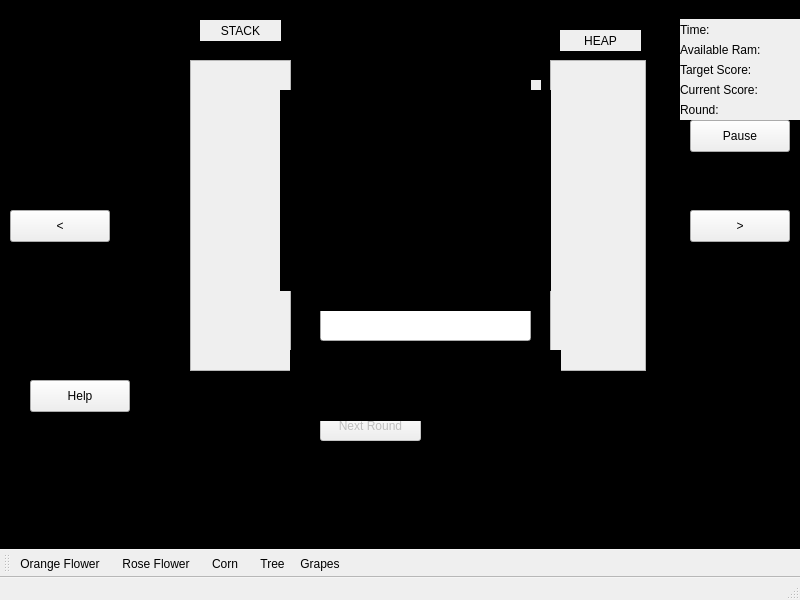
<?xml version="1.0" encoding="UTF-8"?>
<ui version="4.0">
 <class>MainWindow</class>
 <widget class="QMainWindow" name="MainWindow">
  <property name="geometry">
   <rect>
    <x>0</x>
    <y>0</y>
    <width>800</width>
    <height>600</height>
   </rect>
  </property>
  <property name="windowTitle">
   <string>MainWindow</string>
  </property>
  <property name="windowIcon">
   <iconset resource="Resource.qrc">
    <normaloff>:/Background/Images/Background.png</normaloff>:/Background/Images/Background.png</iconset>
  </property>
  <widget class="QWidget" name="centralwidget">
   <property name="styleSheet">
    <string notr="true">#centralwidget {background-image: url(:/Background/Images/Background.png);}</string>
   </property>
   <widget class="ScrollArea" name="scrollArea">
    <property name="geometry">
     <rect>
      <x>190</x>
      <y>60</y>
      <width>101</width>
      <height>311</height>
     </rect>
    </property>
    <property name="autoFillBackground">
     <bool>false</bool>
    </property>
    <property name="styleSheet">
     <string notr="true">background-image: url(:/Background/Images/Dirt.png);</string>
    </property>
    <property name="widgetResizable">
     <bool>true</bool>
    </property>
    <widget class="QWidget" name="scrollAreaWidgetContents">
     <property name="geometry">
      <rect>
       <x>0</x>
       <y>0</y>
       <width>99</width>
       <height>309</height>
      </rect>
     </property>
     <layout class="QHBoxLayout" name="horizontalLayout_2">
      <item>
       <layout class="QVBoxLayout" name="stackLayout"/>
      </item>
     </layout>
    </widget>
   </widget>
   <widget class="ScrollArea" name="scrollArea_2">
    <property name="geometry">
     <rect>
      <x>550</x>
      <y>60</y>
      <width>96</width>
      <height>311</height>
     </rect>
    </property>
    <property name="styleSheet">
     <string notr="true">background-image: url(:/Background/Images/Dirt.png);</string>
    </property>
    <property name="widgetResizable">
     <bool>true</bool>
    </property>
    <widget class="QWidget" name="scrollAreaWidgetContents_2">
     <property name="geometry">
      <rect>
       <x>0</x>
       <y>0</y>
       <width>94</width>
       <height>309</height>
      </rect>
     </property>
     <layout class="QVBoxLayout" name="verticalLayout_4">
      <item>
       <layout class="QVBoxLayout" name="heapLayout"/>
      </item>
     </layout>
    </widget>
   </widget>
   <widget class="QLabel" name="label">
    <property name="geometry">
     <rect>
      <x>200</x>
      <y>20</y>
      <width>81</width>
      <height>21</height>
     </rect>
    </property>
    <property name="autoFillBackground">
     <bool>true</bool>
    </property>
    <property name="text">
     <string>STACK</string>
    </property>
    <property name="alignment">
     <set>Qt::AlignCenter</set>
    </property>
   </widget>
   <widget class="QLabel" name="label_2">
    <property name="geometry">
     <rect>
      <x>560</x>
      <y>30</y>
      <width>81</width>
      <height>21</height>
     </rect>
    </property>
    <property name="autoFillBackground">
     <bool>true</bool>
    </property>
    <property name="text">
     <string>HEAP</string>
    </property>
    <property name="alignment">
     <set>Qt::AlignCenter</set>
    </property>
   </widget>
   <widget class="QLineEdit" name="lineEdit">
    <property name="geometry">
     <rect>
      <x>320</x>
      <y>290</y>
      <width>211</width>
      <height>51</height>
     </rect>
    </property>
    <property name="autoFillBackground">
     <bool>false</bool>
    </property>
   </widget>
   <widget class="QLabel" name="label_3">
    <property name="geometry">
     <rect>
      <x>390</x>
      <y>270</y>
      <width>61</width>
      <height>16</height>
     </rect>
    </property>
    <property name="autoFillBackground">
     <bool>true</bool>
    </property>
    <property name="text">
     <string>Your Input</string>
    </property>
    <property name="alignment">
     <set>Qt::AlignCenter</set>
    </property>
   </widget>
   <widget class="QLabel" name="centerTextDisplayBox">
    <property name="geometry">
     <rect>
      <x>310</x>
      <y>80</y>
      <width>231</width>
      <height>191</height>
     </rect>
    </property>
    <property name="autoFillBackground">
     <bool>true</bool>
    </property>
    <property name="text">
     <string/>
    </property>
   </widget>
   <widget class="QPushButton" name="startButton">
    <property name="geometry">
     <rect>
      <x>320</x>
      <y>370</y>
      <width>100</width>
      <height>32</height>
     </rect>
    </property>
    <property name="autoFillBackground">
     <bool>true</bool>
    </property>
    <property name="styleSheet">
     <string notr="true"/>
    </property>
    <property name="text">
     <string>Start Game</string>
    </property>
   </widget>
   <widget class="QPushButton" name="nextSlide">
    <property name="geometry">
     <rect>
      <x>690</x>
      <y>210</y>
      <width>100</width>
      <height>32</height>
     </rect>
    </property>
    <property name="text">
     <string>&gt;</string>
    </property>
   </widget>
   <widget class="QPushButton" name="previousSlide">
    <property name="geometry">
     <rect>
      <x>10</x>
      <y>210</y>
      <width>100</width>
      <height>32</height>
     </rect>
    </property>
    <property name="text">
     <string>&lt;</string>
    </property>
   </widget>
   <widget class="QLabel" name="timerLabel">
    <property name="geometry">
     <rect>
      <x>680</x>
      <y>19</y>
      <width>121</width>
      <height>21</height>
     </rect>
    </property>
    <property name="autoFillBackground">
     <bool>true</bool>
    </property>
    <property name="text">
     <string>Time:</string>
    </property>
    <property name="scaledContents">
     <bool>true</bool>
    </property>
    <property name="wordWrap">
     <bool>true</bool>
    </property>
   </widget>
   <widget class="QLabel" name="currentRamLabel">
    <property name="geometry">
     <rect>
      <x>680</x>
      <y>40</y>
      <width>121</width>
      <height>20</height>
     </rect>
    </property>
    <property name="autoFillBackground">
     <bool>true</bool>
    </property>
    <property name="text">
     <string>Available Ram:</string>
    </property>
   </widget>
   <widget class="QLabel" name="targetScoreLabel">
    <property name="geometry">
     <rect>
      <x>680</x>
      <y>60</y>
      <width>121</width>
      <height>20</height>
     </rect>
    </property>
    <property name="autoFillBackground">
     <bool>true</bool>
    </property>
    <property name="text">
     <string>Target Score:</string>
    </property>
   </widget>
   <widget class="QPushButton" name="helpButton">
    <property name="geometry">
     <rect>
      <x>30</x>
      <y>380</y>
      <width>100</width>
      <height>32</height>
     </rect>
    </property>
    <property name="text">
     <string>Help</string>
    </property>
   </widget>
   <widget class="QPushButton" name="hintButton">
    <property name="enabled">
     <bool>false</bool>
    </property>
    <property name="geometry">
     <rect>
      <x>470</x>
      <y>260</y>
      <width>61</width>
      <height>31</height>
     </rect>
    </property>
    <property name="autoFillBackground">
     <bool>true</bool>
    </property>
    <property name="text">
     <string>Hint</string>
    </property>
   </widget>
   <widget class="QLabel" name="startLabel">
    <property name="enabled">
     <bool>true</bool>
    </property>
    <property name="geometry">
     <rect>
      <x>0</x>
      <y>0</y>
      <width>801</width>
      <height>581</height>
     </rect>
    </property>
    <property name="styleSheet">
     <string notr="true">background-color: black</string>
    </property>
    <property name="text">
     <string/>
    </property>
   </widget>
   <widget class="QLabel" name="CurrentScoreLabel">
    <property name="geometry">
     <rect>
      <x>680</x>
      <y>80</y>
      <width>121</width>
      <height>20</height>
     </rect>
    </property>
    <property name="autoFillBackground">
     <bool>true</bool>
    </property>
    <property name="text">
     <string>Current Score:</string>
    </property>
   </widget>
   <widget class="QPushButton" name="startRound">
    <property name="enabled">
     <bool>false</bool>
    </property>
    <property name="geometry">
     <rect>
      <x>320</x>
      <y>410</y>
      <width>101</width>
      <height>31</height>
     </rect>
    </property>
    <property name="text">
     <string>Next Round</string>
    </property>
   </widget>
   <widget class="QPushButton" name="pauseButton">
    <property name="geometry">
     <rect>
      <x>690</x>
      <y>120</y>
      <width>100</width>
      <height>32</height>
     </rect>
    </property>
    <property name="text">
     <string>Pause</string>
    </property>
   </widget>
   <widget class="QLabel" name="RoundLabel">
    <property name="geometry">
     <rect>
      <x>680</x>
      <y>100</y>
      <width>121</width>
      <height>20</height>
     </rect>
    </property>
    <property name="autoFillBackground">
     <bool>true</bool>
    </property>
    <property name="text">
     <string>Round:</string>
    </property>
   </widget>
   <widget class="QLabel" name="tutorialLabel1">
    <property name="geometry">
     <rect>
      <x>310</x>
      <y>50</y>
      <width>221</width>
      <height>261</height>
     </rect>
    </property>
    <property name="styleSheet">
     <string notr="true">background-color: rgb(0, 0, 0);</string>
    </property>
    <property name="text">
     <string>&lt;html&gt;&lt;head/&gt;&lt;body&gt;&lt;p&gt;Welcome to the &lt;/p&gt;&lt;p&gt;memory farming game. &lt;/p&gt;&lt;p&gt;A series of text &lt;/p&gt;&lt;p&gt;boxes will pop up in &lt;/p&gt;&lt;p&gt;the next few rounds to &lt;/p&gt;&lt;p&gt;provide you some information.&lt;/p&gt;&lt;p&gt;Click the resume button on the right&lt;/p&gt;&lt;p&gt;to make the text boxes dissapear and&lt;/p&gt;&lt;p&gt;proceed with the game.&lt;/p&gt;&lt;/body&gt;&lt;/html&gt;</string>
    </property>
   </widget>
   <widget class="QLabel" name="tutorialLabel2">
    <property name="geometry">
     <rect>
      <x>20</x>
      <y>420</y>
      <width>231</width>
      <height>51</height>
     </rect>
    </property>
    <property name="styleSheet">
     <string notr="true">background-color: rgb(0, 0, 0);</string>
    </property>
    <property name="text">
     <string>&lt;html&gt;&lt;head/&gt;&lt;body&gt;&lt;p&gt;Below are a selection of plants.&lt;/p&gt;&lt;p&gt;Click on a plant too see its information.&lt;/p&gt;&lt;/body&gt;&lt;/html&gt;</string>
    </property>
   </widget>
   <widget class="QLabel" name="tutorialLabel3">
    <property name="geometry">
     <rect>
      <x>290</x>
      <y>350</y>
      <width>271</width>
      <height>71</height>
     </rect>
    </property>
    <property name="styleSheet">
     <string notr="true">background-color: rgb(0, 0, 0);</string>
    </property>
    <property name="text">
     <string>&lt;html&gt;&lt;head/&gt;&lt;body&gt;&lt;p&gt;Above is the input text box.&lt;/p&gt;&lt;p&gt;Here you will type the syntax to plant a plant.&lt;/p&gt;&lt;/body&gt;&lt;/html&gt;</string>
    </property>
   </widget>
   <widget class="QLabel" name="tutorialLabel4">
    <property name="geometry">
     <rect>
      <x>290</x>
      <y>110</y>
      <width>261</width>
      <height>181</height>
     </rect>
    </property>
    <property name="styleSheet">
     <string notr="true">background-color: rgb(0, 0, 0);</string>
    </property>
    <property name="text">
     <string>&lt;html&gt;&lt;head/&gt;&lt;body&gt;&lt;p&gt;Remember to read the plant description&lt;/p&gt;&lt;p&gt;and think about if it should go on the&lt;/p&gt;&lt;p&gt;stack or heap. If you are unsure about&lt;/p&gt;&lt;p&gt;the syntax you can click the hint button.&lt;/p&gt;&lt;p&gt;When you are ready to start the first round,&lt;/p&gt;&lt;p&gt;click the resume button on the right.&lt;/p&gt;&lt;/body&gt;&lt;/html&gt;</string>
    </property>
   </widget>
   <widget class="QLabel" name="tutorialLabel6">
    <property name="geometry">
     <rect>
      <x>280</x>
      <y>90</y>
      <width>271</width>
      <height>201</height>
     </rect>
    </property>
    <property name="styleSheet">
     <string notr="true">background-color: rgb(0, 0, 0);</string>
    </property>
    <property name="text">
     <string>&lt;html&gt;&lt;head/&gt;&lt;body&gt;&lt;p&gt;This is not the case with plants planted&lt;/p&gt;&lt;p&gt;on the heap. They will persist through rounds,&lt;/p&gt;&lt;p&gt;but remember, you must harvest heap plants&lt;/p&gt;&lt;p&gt;after [# rounds] in order to recieve points &lt;/p&gt;&lt;p&gt;and get your RAM back. Otherwise, the heap&lt;/p&gt;&lt;p&gt;plants will die and will give you zero points&lt;/p&gt;&lt;p&gt;when harvested.&lt;/p&gt;&lt;/body&gt;&lt;/html&gt;</string>
    </property>
   </widget>
   <widget class="QLabel" name="tutorialLabel5">
    <property name="geometry">
     <rect>
      <x>300</x>
      <y>120</y>
      <width>251</width>
      <height>121</height>
     </rect>
    </property>
    <property name="styleSheet">
     <string notr="true">background-color: rgb(0, 0, 0);</string>
    </property>
    <property name="text">
     <string>&lt;html&gt;&lt;head/&gt;&lt;body&gt;&lt;p&gt;You will notice at the end of each round&lt;/p&gt;&lt;p&gt;the stack plants will automatically harvest.&lt;/p&gt;&lt;p&gt;Think of this as &amp;quot;exiting the scope&amp;quot; that&lt;/p&gt;&lt;p&gt;the plant was stored in.&lt;/p&gt;&lt;/body&gt;&lt;/html&gt;</string>
    </property>
   </widget>
   <widget class="QLabel" name="tutorialLabel7">
    <property name="geometry">
     <rect>
      <x>300</x>
      <y>90</y>
      <width>231</width>
      <height>151</height>
     </rect>
    </property>
    <property name="styleSheet">
     <string notr="true">background-color: rgb(0, 0, 0);</string>
    </property>
    <property name="text">
     <string>&lt;html&gt;&lt;head/&gt;&lt;body&gt;&lt;p&gt;Heap plants can be harvested by&lt;/p&gt;&lt;p&gt;calling the respective destructor.&lt;/p&gt;&lt;p&gt;Ex. to delete a tree named 't' planted &lt;/p&gt;&lt;p&gt;on the heap, first click it, then type&lt;/p&gt;&lt;p&gt;'delete t;' in the input text box.&lt;/p&gt;&lt;/body&gt;&lt;/html&gt;</string>
    </property>
   </widget>
   <widget class="QLabel" name="tutorialLabel8">
    <property name="geometry">
     <rect>
      <x>300</x>
      <y>170</y>
      <width>251</width>
      <height>51</height>
     </rect>
    </property>
    <property name="styleSheet">
     <string notr="true">background-color: rgb(0, 0, 0);</string>
    </property>
    <property name="text">
     <string>&lt;html&gt;&lt;head/&gt;&lt;body&gt;&lt;p&gt;When you are ready to continue round 2,&lt;/p&gt;&lt;p&gt;click the resume button on the right.&lt;/p&gt;&lt;/body&gt;&lt;/html&gt;</string>
    </property>
   </widget>
   <zorder>startLabel</zorder>
   <zorder>CurrentScoreLabel</zorder>
   <zorder>timerLabel</zorder>
   <zorder>scrollArea_2</zorder>
   <zorder>label</zorder>
   <zorder>label_2</zorder>
   <zorder>lineEdit</zorder>
   <zorder>label_3</zorder>
   <zorder>centerTextDisplayBox</zorder>
   <zorder>currentRamLabel</zorder>
   <zorder>targetScoreLabel</zorder>
   <zorder>helpButton</zorder>
   <zorder>hintButton</zorder>
   <zorder>scrollArea</zorder>
   <zorder>startRound</zorder>
   <zorder>pauseButton</zorder>
   <zorder>previousSlide</zorder>
   <zorder>nextSlide</zorder>
   <zorder>startButton</zorder>
   <zorder>RoundLabel</zorder>
   <zorder>tutorialLabel1</zorder>
   <zorder>tutorialLabel2</zorder>
   <zorder>tutorialLabel3</zorder>
   <zorder>tutorialLabel4</zorder>
   <zorder>tutorialLabel6</zorder>
   <zorder>tutorialLabel7</zorder>
   <zorder>tutorialLabel8</zorder>
   <zorder>tutorialLabel5</zorder>
  </widget>
  <widget class="QMenuBar" name="menubar">
   <property name="geometry">
    <rect>
     <x>0</x>
     <y>0</y>
     <width>800</width>
     <height>24</height>
    </rect>
   </property>
  </widget>
  <widget class="QStatusBar" name="statusbar"/>
  <widget class="QToolBar" name="toolBar">
   <property name="enabled">
    <bool>true</bool>
   </property>
   <property name="maximumSize">
    <size>
     <width>10000</width>
     <height>225</height>
    </size>
   </property>
   <property name="palette">
    <palette>
     <active>
      <colorrole role="Button">
       <brush brushstyle="SolidPattern">
        <color alpha="0">
         <red>0</red>
         <green>0</green>
         <blue>0</blue>
        </color>
       </brush>
      </colorrole>
      <colorrole role="Base">
       <brush brushstyle="SolidPattern">
        <color alpha="0">
         <red>0</red>
         <green>0</green>
         <blue>0</blue>
        </color>
       </brush>
      </colorrole>
      <colorrole role="Window">
       <brush brushstyle="SolidPattern">
        <color alpha="0">
         <red>0</red>
         <green>0</green>
         <blue>0</blue>
        </color>
       </brush>
      </colorrole>
     </active>
     <inactive>
      <colorrole role="Button">
       <brush brushstyle="SolidPattern">
        <color alpha="0">
         <red>0</red>
         <green>0</green>
         <blue>0</blue>
        </color>
       </brush>
      </colorrole>
      <colorrole role="Base">
       <brush brushstyle="SolidPattern">
        <color alpha="0">
         <red>0</red>
         <green>0</green>
         <blue>0</blue>
        </color>
       </brush>
      </colorrole>
      <colorrole role="Window">
       <brush brushstyle="SolidPattern">
        <color alpha="0">
         <red>0</red>
         <green>0</green>
         <blue>0</blue>
        </color>
       </brush>
      </colorrole>
     </inactive>
     <disabled>
      <colorrole role="Button">
       <brush brushstyle="SolidPattern">
        <color alpha="0">
         <red>0</red>
         <green>0</green>
         <blue>0</blue>
        </color>
       </brush>
      </colorrole>
      <colorrole role="Base">
       <brush brushstyle="SolidPattern">
        <color alpha="0">
         <red>0</red>
         <green>0</green>
         <blue>0</blue>
        </color>
       </brush>
      </colorrole>
      <colorrole role="Window">
       <brush brushstyle="SolidPattern">
        <color alpha="0">
         <red>0</red>
         <green>0</green>
         <blue>0</blue>
        </color>
       </brush>
      </colorrole>
     </disabled>
    </palette>
   </property>
   <property name="windowTitle">
    <string>toolBar</string>
   </property>
   <property name="styleSheet">
    <string notr="true">background-color:transparent;</string>
   </property>
   <property name="iconSize">
    <size>
     <width>64</width>
     <height>64</height>
    </size>
   </property>
   <attribute name="toolBarArea">
    <enum>BottomToolBarArea</enum>
   </attribute>
   <attribute name="toolBarBreak">
    <bool>false</bool>
   </attribute>
   <addaction name="actionFlower"/>
   <addaction name="separator"/>
   <addaction name="actionPotato"/>
   <addaction name="separator"/>
   <addaction name="actionCorn"/>
   <addaction name="separator"/>
   <addaction name="actionTree"/>
   <addaction name="actionGrapes"/>
  </widget>
  <action name="actionFlower">
   <property name="icon">
    <iconset resource="Resource.qrc">
     <normaloff>:/Flowers/Images/flower.png</normaloff>:/Flowers/Images/flower.png</iconset>
   </property>
   <property name="text">
    <string>Orange Flower</string>
   </property>
   <property name="shortcut">
    <string>Ctrl+F</string>
   </property>
   <property name="menuRole">
    <enum>QAction::NoRole</enum>
   </property>
  </action>
  <action name="actionPotato">
   <property name="icon">
    <iconset resource="Resource.qrc">
     <normaloff>:/Flowers/Images/potato.png</normaloff>:/Flowers/Images/potato.png</iconset>
   </property>
   <property name="text">
    <string>Rose Flower</string>
   </property>
   <property name="shortcut">
    <string>Ctrl+P</string>
   </property>
   <property name="menuRole">
    <enum>QAction::NoRole</enum>
   </property>
  </action>
  <action name="actionCorn">
   <property name="icon">
    <iconset resource="Resource.qrc">
     <normaloff>:/Flowers/Images/corn.png</normaloff>:/Flowers/Images/corn.png</iconset>
   </property>
   <property name="text">
    <string>Corn</string>
   </property>
   <property name="shortcut">
    <string>Ctrl+C</string>
   </property>
   <property name="menuRole">
    <enum>QAction::NoRole</enum>
   </property>
  </action>
  <action name="actionTree">
   <property name="icon">
    <iconset resource="Resource.qrc">
     <normaloff>:/Flowers/Images/tree_new.png</normaloff>:/Flowers/Images/tree_new.png</iconset>
   </property>
   <property name="text">
    <string>Tree</string>
   </property>
   <property name="shortcut">
    <string>Ctrl+T</string>
   </property>
   <property name="menuRole">
    <enum>QAction::NoRole</enum>
   </property>
  </action>
  <action name="actionGrapes">
   <property name="icon">
    <iconset resource="Resource.qrc">
     <normaloff>:/Flowers/Images/grapes_new.png</normaloff>:/Flowers/Images/grapes_new.png</iconset>
   </property>
   <property name="text">
    <string>Grapes</string>
   </property>
   <property name="shortcut">
    <string>Ctrl+G</string>
   </property>
   <property name="menuRole">
    <enum>QAction::NoRole</enum>
   </property>
  </action>
 </widget>
 <customwidgets>
  <customwidget>
   <class>ScrollArea</class>
   <extends>QScrollArea</extends>
   <header location="global">scrollarea.h</header>
   <container>1</container>
  </customwidget>
 </customwidgets>
 <resources>
  <include location="Resource.qrc"/>
 </resources>
 <connections/>
</ui>
